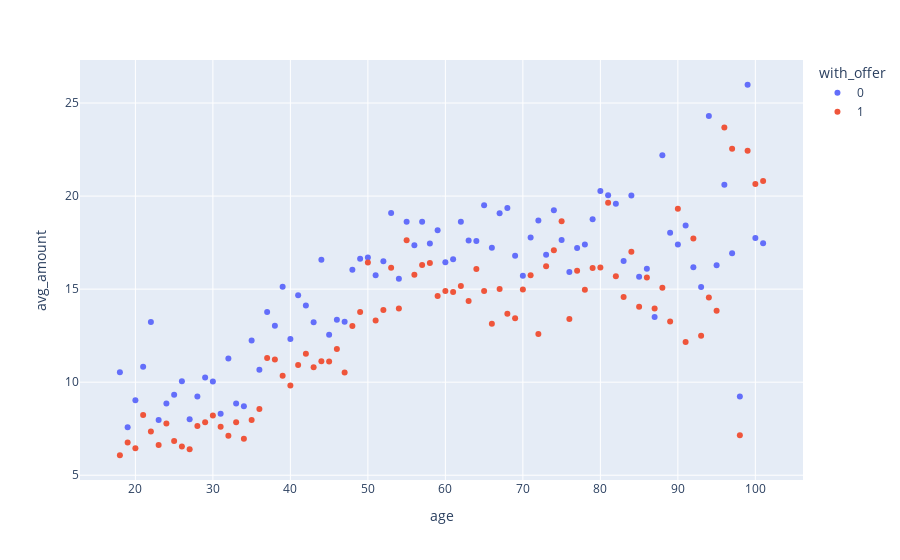

Notebook source saved alongside this figure:
### Code cell
px.scatter(age_data, x='age', y='avg_amount', 
           color='with_offer', 
           category_orders={'with_offer': [0, 1]})
